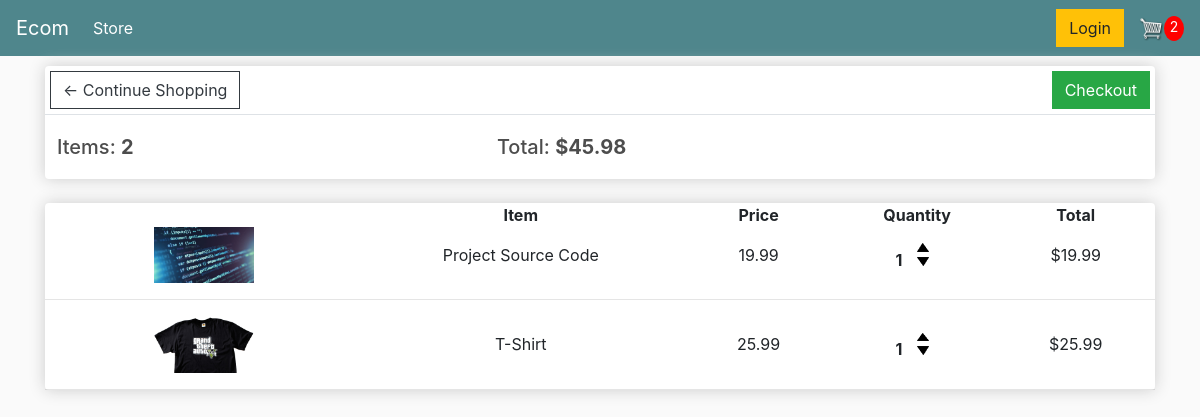
The app's page /cart/ (signed in) with its own data.
### store/models.py (models this page shows, shortened)
class Order(models.Model):
    customer = models.ForeignKey(Customer,on_delete=models.SET_NULL,blank=True,null=True)
    data_ordered = models.DateTimeField(auto_now_add=True)
    complete = models.BooleanField(default=False,null=True,blank=False)
    transaction_id = models.CharField(max_length=200,null=True)
    @property
    def get_cart_total(self):
        orderitems = self.orderitem_set.all()
        total = sum([item.get_total for item in orderitems])
        return total
    @property
    def get_cart_items(self):
        orderitems = self.orderitem_set.all()
        total = sum([item.quantity for item in orderitems])
        return total

class OrderItem(models.Model):
    product = models.ForeignKey(Product,on_delete=models.SET_NULL,blank=True,null=True)
    order = models.ForeignKey(Order,on_delete=models.SET_NULL,blank=True,null=True)
    quantity = models.IntegerField(default=0,null=True,blank=True)
    date_added = models.DateTimeField(auto_now_add=True)
    @property
    def get_total(self):
        total = self.product.price * self.quantity
        return total

class Product(models.Model):
    name = models.CharField(max_length=200, null=True)
    price = models.DecimalField(max_digits=7,decimal_places=2)
    digital = models.BooleanField(default=False,null=True,blank=False)
    image = models.ImageField(null=True,blank=True)
    @property
    def imageURL(self):
        try:
            url = self.image.url
        except:
            url = ''
        return url

### store/views.py (the view)
# urls.py: path('cart/', views.cart, name="cart"),
def cart(request):
	data = cartData(request)
	cartItems = data['cartItems']
	order = data['order']
	items = data['items']
	context = {'items':items,'order':order,'cartItems':cartItems}
	return render(request, 'store/cart.html', context)

### store/utils.py (called while the page is built)
def cartData(request):
    if request.user.is_authenticated:
        customer = request.user.customer
        order,created = Order.objects.get_or_create(customer=customer,complete=False)
        items = order.orderitem_set.all()
        cartItems = order.get_cart_items
    else:
        cookieData = cookieCart(request)
        cartItems = cookieData['cartItems']
        order = cookieData['order']
        items = cookieData['items']
    return {'cartItems':cartItems,'order':order,'items':items}

### store/templates/store/Cart.html (shortened to what this page needs)
{% extends 'store/main.html' %}
{% load static %}
{% block content%}
<div class="row">
    <div class="col-lg-12">
        <div class="box-element">
            <a class="btn btn-outline-dark" style="margin:5px;" href="{% url 'store' %}">&#x2190; Continue Shopping</a>
            <a class="btn btn-success" style="margin:5px; float:right" href="{% url 'checkout' %}">Checkout</a>
            <table class="table">
                <tr>
                    <th class="align-middle"><h5>Items: <strong>{{order.get_cart_items}}</strong></h5></th>
                    <th class="align-middle"><h5>Total: <strong>${{order.get_cart_total|floatformat:2}}</strong></h5></th>
                </tr>
            </table>
        </div>
        <br>
        <div class="box-element">
            <div class="cart-row">
                <div style="flex:2;text-align:center;"><strong>Item</strong></div>
                <div style="flex:1;text-align:center;"><strong>Price</strong></div>
                <div style="flex:1;text-align:center;"><strong>Quantity</strong></div>
                <div style="flex:1;text-align:center;"><strong>Total</strong></div>
            </div>
            {% for item in items %}
            <div class="cart-row">
                <div style="flex:2;text-align:center;"><img class="row-image" src="{{item.product.imageURL}}"></div>
                <div style="flex:2;text-align:center;"><p>{{item.product.name}}</p></div>
                <div style="flex:1;text-align:center;"><p>{{item.product.price|floatformat:2}}</p></div>
                <div style="flex:1;text-align:center;">
                    <p class="quantity">{{item.quantity}}</p>
                    <div class="quantity">
                        <img data-product={{item.product.id}} data-action="add" class="chg-quantity update-cart" src="{% static  'images/arrow-up.png' %}">
                        <img data-product={{item.product.id}} data-action="remove" class="chg-quantity update-cart" src="{% static  'images/arrow-down.png' %}">
                    </div>
                </div>
                <div style="flex:1;text-align:center;"><p>${{item.get_total}}</p></div>
            </div>
            <hr>
            {%endfor%}
        </div>
    </div>
</div>
{% endblock content%}

### static/css/main.css (style rules this page uses)
body { background-color:rgb(255, 255, 255); }
body { background-color: hsl(0, 0%, 98%); }
h1,h2,h3,h4,h5,h6 { color:hsl(0, 0%, 30%); margin-top:8px; }
p { margin-bottom: 0px; }
.box-element { box-shadow:hsl(0, 0%, 80%) 0 0 16px; background-color: #fff; border-radius: 4px; }
.col-lg-4, .col-lg-6, .col-lg-8, .col-lg-12 { margin-top: 10px; }
.btn { border-radius: 0; }
.row-image { width: 100px; }
.cart-row { display: flex; align-items: center; }
.quantity { display: inline-block; font-weight: 700; padding-right:10px; }
.chg-quantity { width: 12px; cursor: pointer; display: block; margin-top: 5px; transition:.1s; }
.table { margin-bottom: 0px; }

### records on screen
Order: get_cart_items "2", get_cart_total "45.98"
OrderItem: product.imageURL (picture), product.name "Project Source Code", product.price "19.99", quantity "1", get_total "19.99"
OrderItem: product.imageURL (picture), product.name "T-Shirt", product.price "25.99", quantity "1", get_total "25.99"

### other values on screen
{{ cartItems }} "2"
